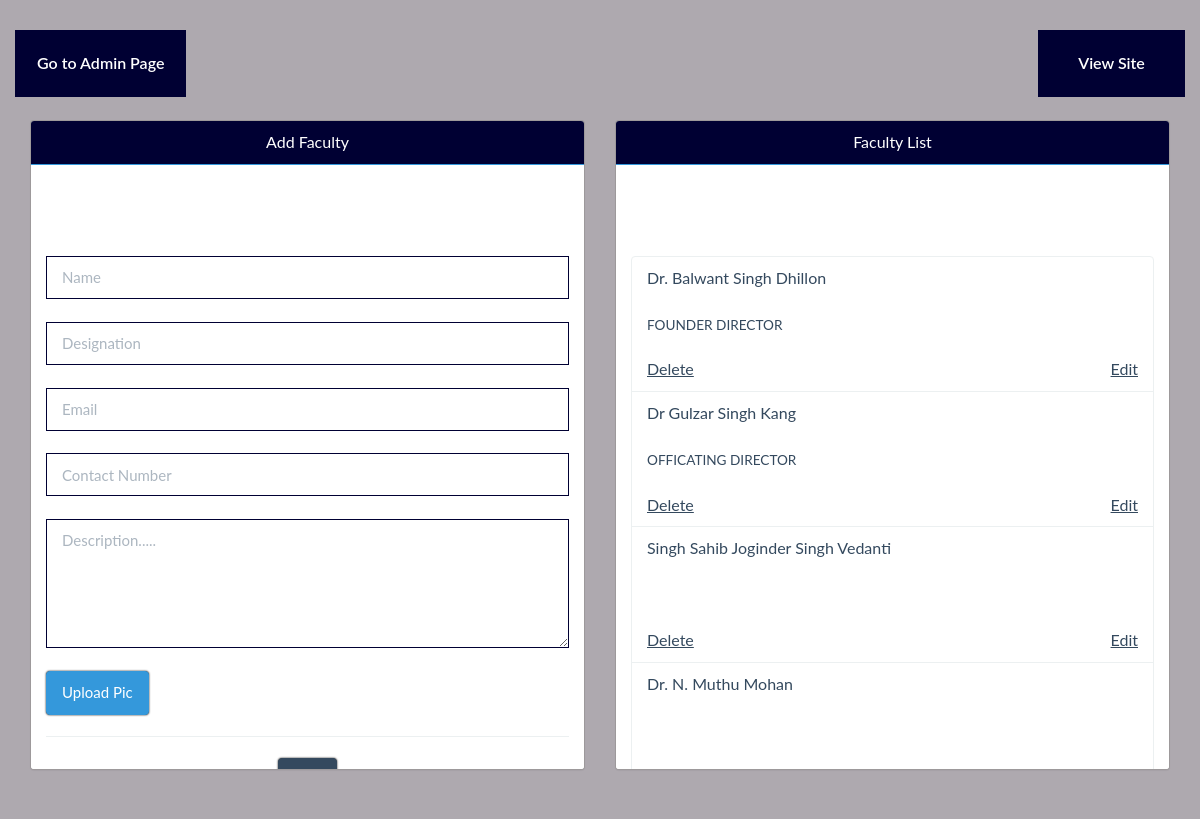
Screenshot of /admin/faculty_add.php (signed in) with the database file from the repository.
### tables this page shows
CREATE TABLE `gyananjan_faculty` (
  `id` int(11) NOT NULL,
  `name` varchar(51) NOT NULL,
  `image` varchar(61) NOT NULL,
  `designation` varchar(51) NOT NULL,
  `email` varchar(51) NOT NULL,
  `contact` varchar(15) NOT NULL,
  `description` varchar(15000) NOT NULL
);

### admin/faculty_add.php (the view, shortened to what this page needs)
<?php
$rsp="";
$alertype="";
$dmsg="";
$dalert="";
?>
    <?php include 'includes/meta.php';  ?>
        <?php
        include 'includes/css.php';
    ?>
            <body>
                <div class="container">
                    <div class="nav">
                        <a href="../admin"><span class="pull-left text-center">Go to Admin Page</span></a>
                        <a href="../"><span class="pull-right text-center">View Site</span></a>
                    </div>
                    <div class="col-md-6">
                        <div class="panel panel-info">
                            <div class="panel-heading text-center">Add Faculty</div>
                            <div class="panel-body">
                                <div id="alert" class="alert alert-<?php echo $alertype;?>" aria-hidden="true" role="alert">
                                    <span class="sr-only" style="position:relative">  <?php echo $rsp; ?></span></div>
                                <form action="" method="POST">
                                    <input type="text" name="name" class="form-control" placeholder="Name" autofocus>
                                    <br>
                                    <input type="text" name="desig" class="form-control" placeholder="Designation">
                                    <br>
                                    <input type="email" name="email" class="form-control" placeholder="Email">
                                    <br>
                                    <input type="contact" name="contact" class="form-control" placeholder="Contact Number">
                                    <br>
                                    <textarea name="desc" rows="5" class="form-control" placeholder="Description....."></textarea>
                                    <br>
                                    <div class="btn btn-info" data-toggle="modal" data-target="#picup">Upload Pic
                                    </div>
                                    <hr>
                                    <center>
                                        <button type="submit" name="submit" value="create" class="btn btn-primary">Add</button>
                                    </center>
                                </form>
                            </div>
                        </div>
                    </div>
                    <div class="col-md-6">
                        <div class="panel panel-info">
                            <div class="panel-heading text-center">Faculty List</div>
                            <div class="panel-body">
                                <div id="alert" class="alert alert-<?php echo $dalert;?>" aria-hidden="true" role="alert">
                                    <span class="sr-only" style="position:relative">  <?php echo $dmsg; ?></span></div>
                                <ul class="list-group">
                                    <?php
                    $sql = "SELECT name, designation,id FROM gyananjan_faculty ORDER BY id ASC";
                    $run = $db->query($sql);
                    if ($run->num_rows > 0) {
                        while($row = $run->fetch_assoc()) {
                            echo"<li class='list-group-item'>".$row['name']."<br><small><br>".$row['designation']."</small><br><br><a href='?del=".$row['id']."'>Delete</a><a class='pull-right' href='faculty_edit?edit=".$row['id']."'>Edit</a></li>";
                        }
                    }
                    else {
                        echo "<h5 class='no_event text-center'>List is Empty</h5>";
                    }
                ?>
                                </ul>
                            </div>
                        </div>
                    </div>
            </body>
            </html>

### admin/includes/css.php (style rules this page uses)
textarea { resize: vertical; }
input { position: static; }
a { text-decoration: underline !important; }
.panel { border-color: rgba(10, 1, 6, 0.4); height: 550px !important; overflow-y: scroll; }
.panel-heading { background-color: #003 !important; color: #fff !important; border-radius: 0%; text-align: center; }
.panel a { color: #34495E !important; text-transform: underline !important; }
.nav { margin-top: 0 !important; margin-bottom: 2%; width: 100%; min-height: 50px; }
.nav span { padding: 5px; background-color: #003; border: #003 4px solid; color: white; min-width: 147px; font-weight: 600; transition: background-color 0.5s ease-in, border 0.5s; }
input,textarea { border-radius: 0!important; border:1px solid #003 !important; }
body { padding-top: 30px; background-color: rgba(113, 105, 116, 0.57); }

### admin/faculty_add.php (style rules this page uses)
.panel { border-color: rgba(10, 1, 6, 0.4); height: 650px !important; overflow-y: scroll; }
.panel-heading { background-color: #003 !important; color: #fff !important; border-radius: 0%; text-align: center; }
.panel a { color: #34495E !important; text-transform: underline !important; }
.nav { margin-top: 0 !important; margin-bottom: 2%; width: 100%; min-height: 50px; }
.nav span { padding: 18px; background-color: #003; border: #003 4px solid; color: white; min-width: 147px; font-weight: 600; transition: background-color 0.5s ease-in, border 0.5s; }
body { padding-top: 30px; background-image: url('../img/bhavan.jpg'); background-repeat: no-repeat; background-size: cover; }

### rows the page displays
gyananjan_faculty: name "Dr. Balwant Singh Dhillon", designation "FOUNDER DIRECTOR"
gyananjan_faculty: name "Dr Gulzar Singh Kang", designation "OFFICATING DIRECTOR"
gyananjan_faculty: name "Singh Sahib Joginder Singh Vedanti"
gyananjan_faculty: name "Dr. N. Muthu Mohan"
